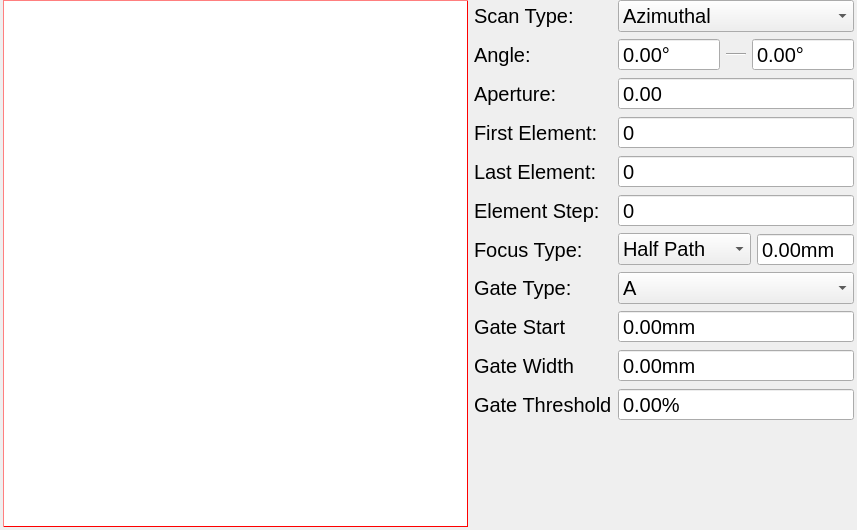
<?xml version="1.0" encoding="UTF-8"?>
<ui version="4.0">
 <class>FocallawWidget</class>
 <widget class="QWidget" name="FocallawWidget">
  <property name="geometry">
   <rect>
    <x>0</x>
    <y>0</y>
    <width>857</width>
    <height>530</height>
   </rect>
  </property>
  <property name="sizePolicy">
   <sizepolicy hsizetype="Preferred" vsizetype="Expanding">
    <horstretch>0</horstretch>
    <verstretch>0</verstretch>
   </sizepolicy>
  </property>
  <property name="windowTitle">
   <string>Form</string>
  </property>
  <layout class="QHBoxLayout" name="horizontalLayout_3" stretch="1,0">
   <property name="leftMargin">
    <number>3</number>
   </property>
   <property name="topMargin">
    <number>0</number>
   </property>
   <property name="rightMargin">
    <number>3</number>
   </property>
   <property name="bottomMargin">
    <number>3</number>
   </property>
   <item>
    <widget class="QWidget" name="showWidget" native="true">
     <property name="styleSheet">
      <string notr="true">QWidget{
background-color:rgb(255, 255, 255);
color: white;   
border: 1px groove red;
border-style: outset;
}</string>
     </property>
    </widget>
   </item>
   <item>
    <layout class="QFormLayout" name="formLayout">
     <item row="6" column="0">
      <widget class="QLabel" name="focusTypeLabel">
       <property name="sizePolicy">
        <sizepolicy hsizetype="Expanding" vsizetype="Preferred">
         <horstretch>0</horstretch>
         <verstretch>0</verstretch>
        </sizepolicy>
       </property>
       <property name="minimumSize">
        <size>
         <width>0</width>
         <height>30</height>
        </size>
       </property>
       <property name="font">
        <font>
         <pointsize>15</pointsize>
        </font>
       </property>
       <property name="text">
        <string>Focus Type:</string>
       </property>
      </widget>
     </item>
     <item row="6" column="1">
      <layout class="QHBoxLayout" name="horizontalLayout">
       <item>
        <widget class="QComboBox" name="focusTypeComboBox">
         <property name="sizePolicy">
          <sizepolicy hsizetype="Expanding" vsizetype="Fixed">
           <horstretch>0</horstretch>
           <verstretch>0</verstretch>
          </sizepolicy>
         </property>
         <property name="font">
          <font>
           <pointsize>15</pointsize>
          </font>
         </property>
         <item>
          <property name="text">
           <string>Half Path</string>
          </property>
         </item>
         <item>
          <property name="text">
           <string>True Depth</string>
          </property>
         </item>
         <item>
          <property name="text">
           <string>Projection</string>
          </property>
         </item>
         <item>
          <property name="text">
           <string>Focal Plane</string>
          </property>
         </item>
        </widget>
       </item>
       <item>
        <widget class="QDoubleSpinBox" name="foucValueDoubleSpinBox">
         <property name="sizePolicy">
          <sizepolicy hsizetype="Expanding" vsizetype="Fixed">
           <horstretch>0</horstretch>
           <verstretch>0</verstretch>
          </sizepolicy>
         </property>
         <property name="font">
          <font>
           <pointsize>15</pointsize>
          </font>
         </property>
         <property name="buttonSymbols">
          <enum>QAbstractSpinBox::NoButtons</enum>
         </property>
         <property name="suffix">
          <string>mm</string>
         </property>
        </widget>
       </item>
      </layout>
     </item>
     <item row="0" column="0">
      <widget class="QLabel" name="scanTypeLabel">
       <property name="sizePolicy">
        <sizepolicy hsizetype="Expanding" vsizetype="Preferred">
         <horstretch>0</horstretch>
         <verstretch>0</verstretch>
        </sizepolicy>
       </property>
       <property name="minimumSize">
        <size>
         <width>0</width>
         <height>30</height>
        </size>
       </property>
       <property name="font">
        <font>
         <pointsize>15</pointsize>
        </font>
       </property>
       <property name="text">
        <string>Scan Type:</string>
       </property>
      </widget>
     </item>
     <item row="0" column="1">
      <widget class="QComboBox" name="scanTypeComboBox">
       <property name="sizePolicy">
        <sizepolicy hsizetype="Expanding" vsizetype="Fixed">
         <horstretch>0</horstretch>
         <verstretch>0</verstretch>
        </sizepolicy>
       </property>
       <property name="font">
        <font>
         <pointsize>15</pointsize>
        </font>
       </property>
       <item>
        <property name="text">
         <string>Azimuthal</string>
        </property>
       </item>
       <item>
        <property name="text">
         <string>Linear</string>
        </property>
       </item>
       <item>
        <property name="text">
         <string>DDF</string>
        </property>
       </item>
      </widget>
     </item>
     <item row="1" column="0">
      <widget class="QLabel" name="angleLabel">
       <property name="sizePolicy">
        <sizepolicy hsizetype="Expanding" vsizetype="Preferred">
         <horstretch>0</horstretch>
         <verstretch>0</verstretch>
        </sizepolicy>
       </property>
       <property name="minimumSize">
        <size>
         <width>0</width>
         <height>30</height>
        </size>
       </property>
       <property name="font">
        <font>
         <pointsize>15</pointsize>
        </font>
       </property>
       <property name="text">
        <string>Angle:</string>
       </property>
      </widget>
     </item>
     <item row="1" column="1">
      <layout class="QHBoxLayout" name="angleHorizontalLayout" stretch="5,1,5">
       <item>
        <widget class="QDoubleSpinBox" name="startAngleDoubleSpinBox">
         <property name="sizePolicy">
          <sizepolicy hsizetype="Expanding" vsizetype="Fixed">
           <horstretch>0</horstretch>
           <verstretch>0</verstretch>
          </sizepolicy>
         </property>
         <property name="font">
          <font>
           <pointsize>15</pointsize>
          </font>
         </property>
         <property name="buttonSymbols">
          <enum>QAbstractSpinBox::NoButtons</enum>
         </property>
         <property name="suffix">
          <string>°</string>
         </property>
         <property name="minimum">
          <double>-90.000000000000000</double>
         </property>
         <property name="maximum">
          <double>90.000000000000000</double>
         </property>
        </widget>
       </item>
       <item>
        <widget class="Line" name="line">
         <property name="sizePolicy">
          <sizepolicy hsizetype="Expanding" vsizetype="Fixed">
           <horstretch>0</horstretch>
           <verstretch>0</verstretch>
          </sizepolicy>
         </property>
         <property name="orientation">
          <enum>Qt::Horizontal</enum>
         </property>
        </widget>
       </item>
       <item>
        <widget class="QDoubleSpinBox" name="endAngleDoubleSpinBox">
         <property name="sizePolicy">
          <sizepolicy hsizetype="Expanding" vsizetype="Fixed">
           <horstretch>0</horstretch>
           <verstretch>0</verstretch>
          </sizepolicy>
         </property>
         <property name="font">
          <font>
           <pointsize>15</pointsize>
          </font>
         </property>
         <property name="buttonSymbols">
          <enum>QAbstractSpinBox::NoButtons</enum>
         </property>
         <property name="suffix">
          <string>°</string>
         </property>
         <property name="minimum">
          <double>-90.000000000000000</double>
         </property>
         <property name="maximum">
          <double>90.000000000000000</double>
         </property>
        </widget>
       </item>
      </layout>
     </item>
     <item row="2" column="0">
      <widget class="QLabel" name="apertureLabel">
       <property name="sizePolicy">
        <sizepolicy hsizetype="Expanding" vsizetype="Preferred">
         <horstretch>0</horstretch>
         <verstretch>0</verstretch>
        </sizepolicy>
       </property>
       <property name="minimumSize">
        <size>
         <width>0</width>
         <height>30</height>
        </size>
       </property>
       <property name="font">
        <font>
         <pointsize>15</pointsize>
        </font>
       </property>
       <property name="text">
        <string>Aperture:</string>
       </property>
      </widget>
     </item>
     <item row="2" column="1">
      <widget class="QDoubleSpinBox" name="apertureDoubleSpinBox">
       <property name="sizePolicy">
        <sizepolicy hsizetype="Expanding" vsizetype="Fixed">
         <horstretch>0</horstretch>
         <verstretch>0</verstretch>
        </sizepolicy>
       </property>
       <property name="font">
        <font>
         <pointsize>15</pointsize>
        </font>
       </property>
       <property name="buttonSymbols">
        <enum>QAbstractSpinBox::NoButtons</enum>
       </property>
       <property name="suffix">
        <string/>
       </property>
      </widget>
     </item>
     <item row="3" column="0">
      <widget class="QLabel" name="firstElementLabel">
       <property name="sizePolicy">
        <sizepolicy hsizetype="Expanding" vsizetype="Preferred">
         <horstretch>0</horstretch>
         <verstretch>0</verstretch>
        </sizepolicy>
       </property>
       <property name="minimumSize">
        <size>
         <width>0</width>
         <height>30</height>
        </size>
       </property>
       <property name="font">
        <font>
         <pointsize>15</pointsize>
        </font>
       </property>
       <property name="text">
        <string>First Element:</string>
       </property>
      </widget>
     </item>
     <item row="4" column="0">
      <widget class="QLabel" name="lastElementLabel">
       <property name="sizePolicy">
        <sizepolicy hsizetype="Expanding" vsizetype="Preferred">
         <horstretch>0</horstretch>
         <verstretch>0</verstretch>
        </sizepolicy>
       </property>
       <property name="minimumSize">
        <size>
         <width>0</width>
         <height>30</height>
        </size>
       </property>
       <property name="font">
        <font>
         <pointsize>15</pointsize>
        </font>
       </property>
       <property name="text">
        <string>Last Element:</string>
       </property>
      </widget>
     </item>
     <item row="5" column="0">
      <widget class="QLabel" name="elementStepLabel">
       <property name="sizePolicy">
        <sizepolicy hsizetype="Expanding" vsizetype="Preferred">
         <horstretch>0</horstretch>
         <verstretch>0</verstretch>
        </sizepolicy>
       </property>
       <property name="minimumSize">
        <size>
         <width>0</width>
         <height>30</height>
        </size>
       </property>
       <property name="font">
        <font>
         <pointsize>15</pointsize>
        </font>
       </property>
       <property name="text">
        <string>Element Step:</string>
       </property>
      </widget>
     </item>
     <item row="3" column="1">
      <widget class="QSpinBox" name="firstElementSpinBox">
       <property name="sizePolicy">
        <sizepolicy hsizetype="Expanding" vsizetype="Fixed">
         <horstretch>0</horstretch>
         <verstretch>0</verstretch>
        </sizepolicy>
       </property>
       <property name="font">
        <font>
         <pointsize>15</pointsize>
        </font>
       </property>
       <property name="buttonSymbols">
        <enum>QAbstractSpinBox::NoButtons</enum>
       </property>
      </widget>
     </item>
     <item row="4" column="1">
      <widget class="QSpinBox" name="lastElementSpinBox">
       <property name="sizePolicy">
        <sizepolicy hsizetype="Expanding" vsizetype="Fixed">
         <horstretch>0</horstretch>
         <verstretch>0</verstretch>
        </sizepolicy>
       </property>
       <property name="font">
        <font>
         <pointsize>15</pointsize>
        </font>
       </property>
       <property name="buttonSymbols">
        <enum>QAbstractSpinBox::NoButtons</enum>
       </property>
      </widget>
     </item>
     <item row="5" column="1">
      <widget class="QSpinBox" name="elementStepSpinBox">
       <property name="sizePolicy">
        <sizepolicy hsizetype="Expanding" vsizetype="Fixed">
         <horstretch>0</horstretch>
         <verstretch>0</verstretch>
        </sizepolicy>
       </property>
       <property name="font">
        <font>
         <pointsize>15</pointsize>
        </font>
       </property>
       <property name="buttonSymbols">
        <enum>QAbstractSpinBox::NoButtons</enum>
       </property>
       <property name="suffix">
        <string/>
       </property>
      </widget>
     </item>
     <item row="7" column="0">
      <widget class="QLabel" name="gateTypeLabel">
       <property name="minimumSize">
        <size>
         <width>0</width>
         <height>30</height>
        </size>
       </property>
       <property name="font">
        <font>
         <pointsize>15</pointsize>
        </font>
       </property>
       <property name="text">
        <string>Gate Type:</string>
       </property>
      </widget>
     </item>
     <item row="7" column="1">
      <widget class="QComboBox" name="gateTypeComboBox">
       <property name="sizePolicy">
        <sizepolicy hsizetype="Expanding" vsizetype="Fixed">
         <horstretch>0</horstretch>
         <verstretch>0</verstretch>
        </sizepolicy>
       </property>
       <property name="font">
        <font>
         <pointsize>15</pointsize>
        </font>
       </property>
       <item>
        <property name="text">
         <string>A</string>
        </property>
       </item>
       <item>
        <property name="text">
         <string>B</string>
        </property>
       </item>
       <item>
        <property name="text">
         <string>I</string>
        </property>
       </item>
      </widget>
     </item>
     <item row="8" column="0">
      <widget class="QLabel" name="gateStartLabel">
       <property name="minimumSize">
        <size>
         <width>0</width>
         <height>30</height>
        </size>
       </property>
       <property name="font">
        <font>
         <pointsize>15</pointsize>
        </font>
       </property>
       <property name="text">
        <string>Gate Start</string>
       </property>
      </widget>
     </item>
     <item row="9" column="0">
      <widget class="QLabel" name="gateWidthLabel">
       <property name="minimumSize">
        <size>
         <width>0</width>
         <height>30</height>
        </size>
       </property>
       <property name="font">
        <font>
         <pointsize>15</pointsize>
        </font>
       </property>
       <property name="text">
        <string>Gate Width</string>
       </property>
      </widget>
     </item>
     <item row="10" column="0">
      <widget class="QLabel" name="gateThresholdLabel">
       <property name="minimumSize">
        <size>
         <width>0</width>
         <height>30</height>
        </size>
       </property>
       <property name="font">
        <font>
         <pointsize>15</pointsize>
        </font>
       </property>
       <property name="text">
        <string>Gate Threshold</string>
       </property>
      </widget>
     </item>
     <item row="8" column="1">
      <widget class="QDoubleSpinBox" name="gateStartDoubleSpinBox">
       <property name="sizePolicy">
        <sizepolicy hsizetype="Expanding" vsizetype="Fixed">
         <horstretch>0</horstretch>
         <verstretch>0</verstretch>
        </sizepolicy>
       </property>
       <property name="font">
        <font>
         <pointsize>15</pointsize>
        </font>
       </property>
       <property name="buttonSymbols">
        <enum>QAbstractSpinBox::NoButtons</enum>
       </property>
       <property name="suffix">
        <string>mm</string>
       </property>
      </widget>
     </item>
     <item row="9" column="1">
      <widget class="QDoubleSpinBox" name="gateWidthDoubleSpinBox">
       <property name="sizePolicy">
        <sizepolicy hsizetype="Expanding" vsizetype="Fixed">
         <horstretch>0</horstretch>
         <verstretch>0</verstretch>
        </sizepolicy>
       </property>
       <property name="font">
        <font>
         <pointsize>15</pointsize>
        </font>
       </property>
       <property name="buttonSymbols">
        <enum>QAbstractSpinBox::NoButtons</enum>
       </property>
       <property name="suffix">
        <string>mm</string>
       </property>
      </widget>
     </item>
     <item row="10" column="1">
      <widget class="QDoubleSpinBox" name="gateThresholdDoubleSpinBox">
       <property name="sizePolicy">
        <sizepolicy hsizetype="Expanding" vsizetype="Fixed">
         <horstretch>0</horstretch>
         <verstretch>0</verstretch>
        </sizepolicy>
       </property>
       <property name="font">
        <font>
         <pointsize>15</pointsize>
        </font>
       </property>
       <property name="buttonSymbols">
        <enum>QAbstractSpinBox::NoButtons</enum>
       </property>
       <property name="suffix">
        <string>%</string>
       </property>
       <property name="maximum">
        <double>100.000000000000000</double>
       </property>
      </widget>
     </item>
    </layout>
   </item>
  </layout>
 </widget>
 <resources/>
 <connections/>
</ui>
